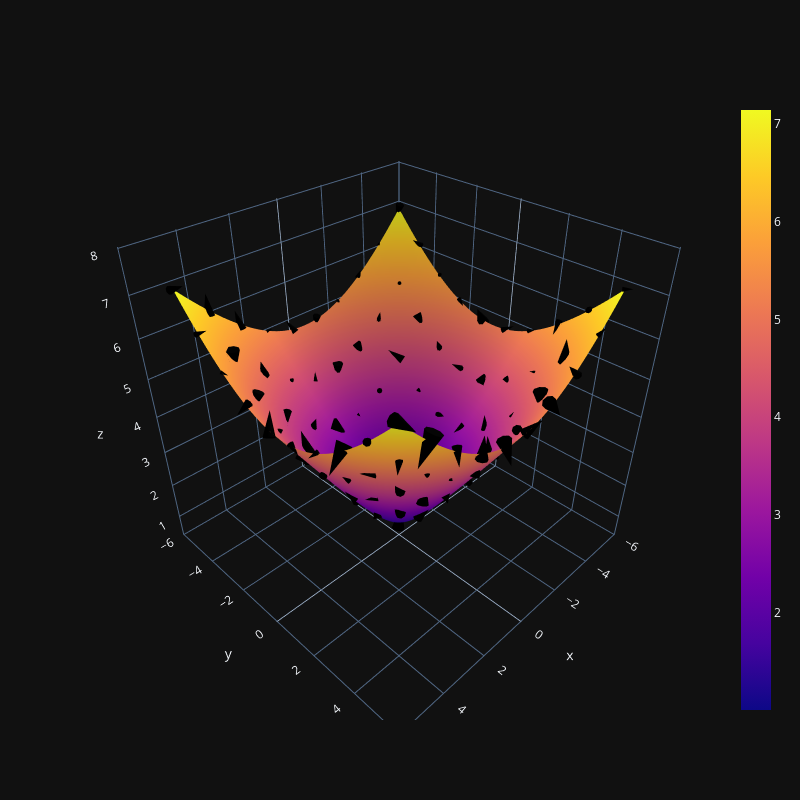

Notebook source saved alongside this figure:
### Code cell
# Plot hyperbolic space as a surface and ambient vectors as black cones
fig = go.Figure()
z, x, y = surface.view(num_surface, num_surface, 3).unbind(-1)
fig.add_trace(go.Surface(x=x, y=y, z=z, opacity=1.0))

z, x, y = points.unbind(-1)
w, u, v = ambient_vectors.unbind(-1)
fig.add_trace(go.Cone(x=x, y=y, z=z, u=u, v=v, w=w, 
                      sizeref=1.0, showscale=False, colorscale=['black', 'black']))
fig.update_layout(scene_aspectmode="cube", height=800, width=800)
fig.show()
